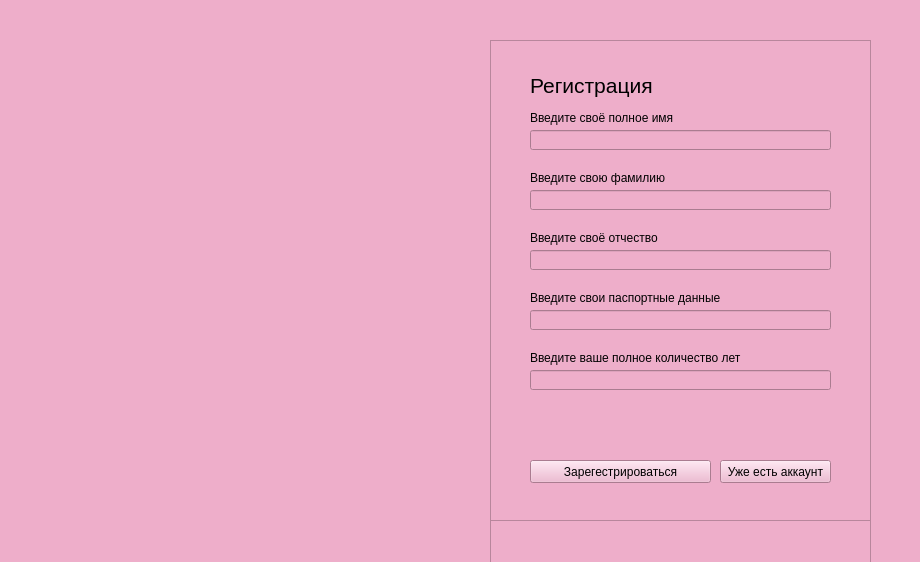
<?xml version="1.0" encoding="UTF-8"?>
<ui version="4.0">
 <class>registrationWindow</class>
 <widget class="QWidget" name="registrationWindow">
  <property name="enabled">
   <bool>true</bool>
  </property>
  <property name="geometry">
   <rect>
    <x>0</x>
    <y>0</y>
    <width>920</width>
    <height>562</height>
   </rect>
  </property>
  <property name="minimumSize">
   <size>
    <width>857</width>
    <height>0</height>
   </size>
  </property>
  <property name="windowTitle">
   <string>Login</string>
  </property>
  <property name="styleSheet">
   <string notr="true">background: rgb(238, 174, 202);
background: linear-gradient(90deg, rgba(238, 174, 202, 1) 0%, rgba(183, 177, 216, 1) 100%);
</string>
  </property>
  <widget class="QFrame" name="imgFrame">
   <property name="geometry">
    <rect>
     <x>50</x>
     <y>130</y>
     <width>353</width>
     <height>300</height>
    </rect>
   </property>
   <property name="frameShape">
    <enum>QFrame::StyledPanel</enum>
   </property>
   <property name="frameShadow">
    <enum>QFrame::Raised</enum>
   </property>
   <widget class="QLabel" name="ImageLabel">
    <property name="geometry">
     <rect>
      <x>0</x>
      <y>0</y>
      <width>353</width>
      <height>300</height>
     </rect>
    </property>
    <property name="text">
     <string/>
    </property>
    <property name="textFormat">
     <enum>Qt::AutoText</enum>
    </property>
    <property name="pixmap">
     <pixmap>images/loginImg.svg</pixmap>
    </property>
    <property name="scaledContents">
     <bool>true</bool>
    </property>
   </widget>
  </widget>
  <widget class="QFrame" name="animationFrame">
   <property name="geometry">
    <rect>
     <x>490</x>
     <y>40</y>
     <width>381</width>
     <height>1021</height>
    </rect>
   </property>
   <property name="frameShape">
    <enum>QFrame::StyledPanel</enum>
   </property>
   <property name="frameShadow">
    <enum>QFrame::Raised</enum>
   </property>
   <widget class="QFrame" name="registrationFrame">
    <property name="geometry">
     <rect>
      <x>0</x>
      <y>0</y>
      <width>381</width>
      <height>481</height>
     </rect>
    </property>
    <property name="styleSheet">
     <string notr="true">border: 1px solid black;
border-radius: 10px;
QLabel {
	border: none;
}</string>
    </property>
    <property name="frameShape">
     <enum>QFrame::StyledPanel</enum>
    </property>
    <property name="frameShadow">
     <enum>QFrame::Raised</enum>
    </property>
    <widget class="QLabel" name="registrationLabel">
     <property name="enabled">
      <bool>true</bool>
     </property>
     <property name="geometry">
      <rect>
       <x>40</x>
       <y>20</y>
       <width>161</width>
       <height>51</height>
      </rect>
     </property>
     <property name="font">
      <font>
       <pointsize>16</pointsize>
      </font>
     </property>
     <property name="styleSheet">
      <string notr="true">border: none;
</string>
     </property>
     <property name="text">
      <string>Регистрация</string>
     </property>
     <property name="textFormat">
      <enum>Qt::RichText</enum>
     </property>
    </widget>
    <widget class="QLabel" name="surnameRegLabel">
     <property name="geometry">
      <rect>
       <x>40</x>
       <y>130</y>
       <width>191</width>
       <height>16</height>
      </rect>
     </property>
     <property name="styleSheet">
      <string notr="true">border: none;</string>
     </property>
     <property name="text">
      <string>Введите свою фамилию</string>
     </property>
    </widget>
    <widget class="QLabel" name="nameRegLabel">
     <property name="geometry">
      <rect>
       <x>40</x>
       <y>70</y>
       <width>191</width>
       <height>16</height>
      </rect>
     </property>
     <property name="styleSheet">
      <string notr="true">border: none;</string>
     </property>
     <property name="text">
      <string>Введите своё полное имя</string>
     </property>
    </widget>
    <widget class="QLabel" name="patronymicRefLabel">
     <property name="geometry">
      <rect>
       <x>40</x>
       <y>190</y>
       <width>191</width>
       <height>16</height>
      </rect>
     </property>
     <property name="styleSheet">
      <string notr="true">border: none;
</string>
     </property>
     <property name="text">
      <string>Введите своё отчество</string>
     </property>
    </widget>
    <widget class="QLabel" name="passportDetailsRegLabel">
     <property name="geometry">
      <rect>
       <x>40</x>
       <y>250</y>
       <width>191</width>
       <height>16</height>
      </rect>
     </property>
     <property name="styleSheet">
      <string notr="true">border: none;</string>
     </property>
     <property name="text">
      <string>Введите свои паспортные данные</string>
     </property>
    </widget>
    <widget class="QLabel" name="ageRegLabel">
     <property name="geometry">
      <rect>
       <x>40</x>
       <y>310</y>
       <width>211</width>
       <height>16</height>
      </rect>
     </property>
     <property name="styleSheet">
      <string notr="true">border: none;</string>
     </property>
     <property name="text">
      <string>Введите ваше полное количество лет</string>
     </property>
    </widget>
    <widget class="QLineEdit" name="nameRegEdit">
     <property name="geometry">
      <rect>
       <x>40</x>
       <y>90</y>
       <width>301</width>
       <height>20</height>
      </rect>
     </property>
    </widget>
    <widget class="QLineEdit" name="surnameRegEdit">
     <property name="geometry">
      <rect>
       <x>40</x>
       <y>150</y>
       <width>301</width>
       <height>20</height>
      </rect>
     </property>
    </widget>
    <widget class="QLineEdit" name="patronymicRegEdit">
     <property name="geometry">
      <rect>
       <x>40</x>
       <y>210</y>
       <width>301</width>
       <height>20</height>
      </rect>
     </property>
    </widget>
    <widget class="QLineEdit" name="passportDetailsRegEdit">
     <property name="geometry">
      <rect>
       <x>40</x>
       <y>270</y>
       <width>301</width>
       <height>20</height>
      </rect>
     </property>
    </widget>
    <widget class="QLineEdit" name="ageRegEdit">
     <property name="geometry">
      <rect>
       <x>40</x>
       <y>330</y>
       <width>301</width>
       <height>20</height>
      </rect>
     </property>
    </widget>
    <widget class="QPushButton" name="registrationRegButton">
     <property name="geometry">
      <rect>
       <x>40</x>
       <y>420</y>
       <width>181</width>
       <height>23</height>
      </rect>
     </property>
     <property name="cursor">
      <cursorShape>PointingHandCursor</cursorShape>
     </property>
     <property name="styleSheet">
      <string notr="true">:hover {
	background-color: rgb(204, 102, 255);
}</string>
     </property>
     <property name="text">
      <string>Зарегестрироваться</string>
     </property>
    </widget>
    <widget class="QPushButton" name="comeBackButton">
     <property name="geometry">
      <rect>
       <x>230</x>
       <y>420</y>
       <width>111</width>
       <height>23</height>
      </rect>
     </property>
     <property name="cursor">
      <cursorShape>PointingHandCursor</cursorShape>
     </property>
     <property name="styleSheet">
      <string notr="true">:hover {
	background-color: rgb(204, 102, 255);
}</string>
     </property>
     <property name="text">
      <string>Уже есть аккаунт</string>
     </property>
    </widget>
    <widget class="QLabel" name="errorLabelReg">
     <property name="geometry">
      <rect>
       <x>40</x>
       <y>370</y>
       <width>301</width>
       <height>20</height>
      </rect>
     </property>
     <property name="styleSheet">
      <string notr="true">border: none;</string>
     </property>
     <property name="text">
      <string/>
     </property>
    </widget>
   </widget>
   <widget class="QFrame" name="loginFrame">
    <property name="enabled">
     <bool>true</bool>
    </property>
    <property name="geometry">
     <rect>
      <x>0</x>
      <y>540</y>
      <width>381</width>
      <height>481</height>
     </rect>
    </property>
    <property name="styleSheet">
     <string notr="true">border: 1px solid black;
border-radius: 10px;
</string>
    </property>
    <property name="frameShape">
     <enum>QFrame::StyledPanel</enum>
    </property>
    <property name="frameShadow">
     <enum>QFrame::Raised</enum>
    </property>
    <widget class="QLabel" name="loginlabel">
     <property name="enabled">
      <bool>true</bool>
     </property>
     <property name="geometry">
      <rect>
       <x>40</x>
       <y>40</y>
       <width>151</width>
       <height>51</height>
      </rect>
     </property>
     <property name="font">
      <font>
       <pointsize>16</pointsize>
      </font>
     </property>
     <property name="styleSheet">
      <string notr="true">border: none;
</string>
     </property>
     <property name="text">
      <string>Вход</string>
     </property>
     <property name="textFormat">
      <enum>Qt::RichText</enum>
     </property>
    </widget>
    <widget class="QLineEdit" name="userNameEdit">
     <property name="geometry">
      <rect>
       <x>40</x>
       <y>140</y>
       <width>301</width>
       <height>20</height>
      </rect>
     </property>
    </widget>
    <widget class="QLabel" name="userNameLabel">
     <property name="enabled">
      <bool>true</bool>
     </property>
     <property name="geometry">
      <rect>
       <x>40</x>
       <y>120</y>
       <width>221</width>
       <height>16</height>
      </rect>
     </property>
     <property name="font">
      <font>
       <weight>50</weight>
       <bold>false</bold>
      </font>
     </property>
     <property name="toolTip">
      <string/>
     </property>
     <property name="layoutDirection">
      <enum>Qt::LeftToRight</enum>
     </property>
     <property name="styleSheet">
      <string notr="true">border: none;</string>
     </property>
     <property name="text">
      <string>Введите ваше имя</string>
     </property>
    </widget>
    <widget class="QLabel" name="userSurnameLabel">
     <property name="geometry">
      <rect>
       <x>40</x>
       <y>200</y>
       <width>221</width>
       <height>16</height>
      </rect>
     </property>
     <property name="styleSheet">
      <string notr="true">border: none;</string>
     </property>
     <property name="text">
      <string>Введите вашу фамилию</string>
     </property>
    </widget>
    <widget class="QLineEdit" name="userSurnameEdit">
     <property name="geometry">
      <rect>
       <x>40</x>
       <y>220</y>
       <width>301</width>
       <height>20</height>
      </rect>
     </property>
    </widget>
    <widget class="QLabel" name="passporDetailsLabel">
     <property name="geometry">
      <rect>
       <x>40</x>
       <y>280</y>
       <width>221</width>
       <height>16</height>
      </rect>
     </property>
     <property name="styleSheet">
      <string notr="true">border: none;</string>
     </property>
     <property name="text">
      <string>Введите ваши паспортные данные</string>
     </property>
    </widget>
    <widget class="QLineEdit" name="passportDetailsEdit">
     <property name="geometry">
      <rect>
       <x>40</x>
       <y>300</y>
       <width>301</width>
       <height>20</height>
      </rect>
     </property>
     <property name="inputMethodHints">
      <set>Qt::ImhNone</set>
     </property>
     <property name="placeholderText">
      <string>Вводите серию и номер паспорта через пробел</string>
     </property>
    </widget>
    <widget class="QCheckBox" name="rememberMeBox">
     <property name="geometry">
      <rect>
       <x>40</x>
       <y>330</y>
       <width>141</width>
       <height>21</height>
      </rect>
     </property>
     <property name="styleSheet">
      <string notr="true">border: none;</string>
     </property>
     <property name="text">
      <string>Запомнить меня</string>
     </property>
    </widget>
    <widget class="QPushButton" name="loginButton">
     <property name="geometry">
      <rect>
       <x>40</x>
       <y>390</y>
       <width>141</width>
       <height>23</height>
      </rect>
     </property>
     <property name="text">
      <string>Войти</string>
     </property>
     <property name="default">
      <bool>false</bool>
     </property>
    </widget>
    <widget class="QPushButton" name="registrationButton">
     <property name="geometry">
      <rect>
       <x>190</x>
       <y>390</y>
       <width>151</width>
       <height>23</height>
      </rect>
     </property>
     <property name="cursor">
      <cursorShape>PointingHandCursor</cursorShape>
     </property>
     <property name="styleSheet">
      <string notr="true">:hover {
	background-color: rgb(204, 102, 255);
}</string>
     </property>
     <property name="text">
      <string>Перейти к регистрации</string>
     </property>
    </widget>
    <widget class="QLabel" name="errorLabel">
     <property name="geometry">
      <rect>
       <x>40</x>
       <y>360</y>
       <width>301</width>
       <height>16</height>
      </rect>
     </property>
     <property name="styleSheet">
      <string notr="true">border: none;</string>
     </property>
     <property name="text">
      <string/>
     </property>
    </widget>
   </widget>
  </widget>
 </widget>
 <resources/>
 <connections/>
</ui>
